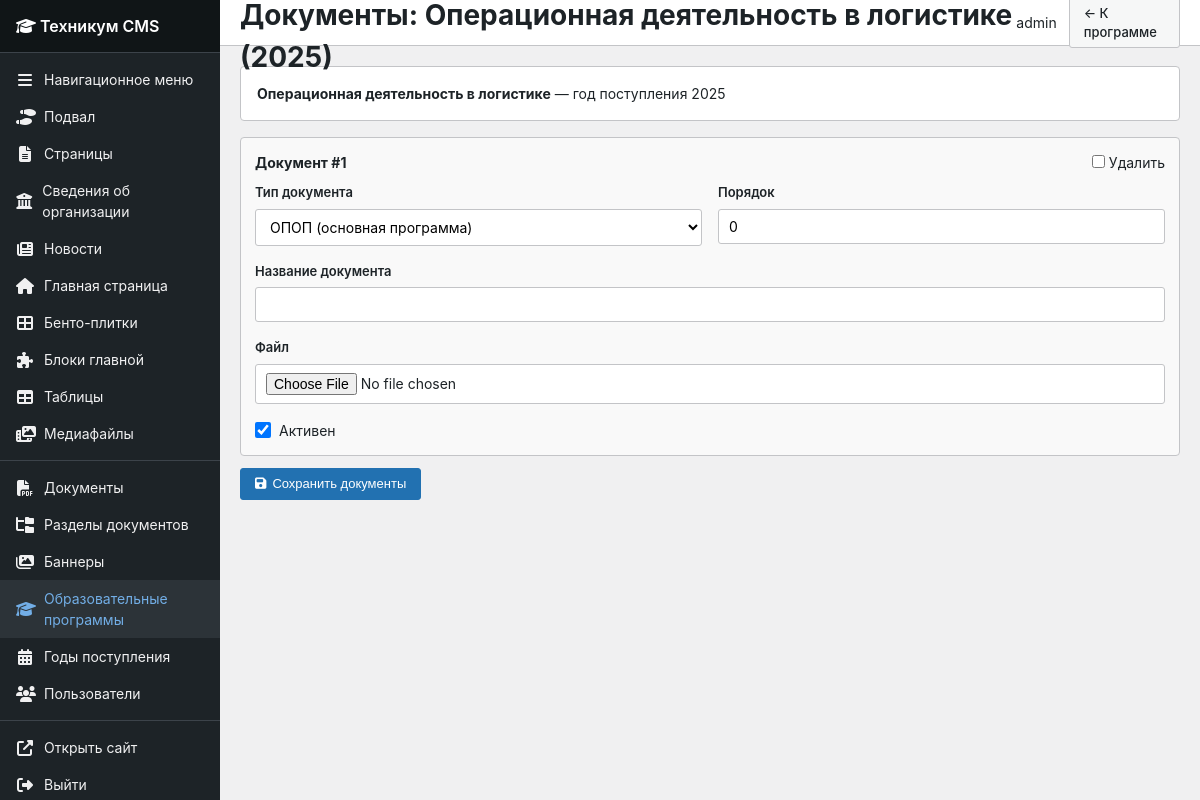
Screenshot of /panel/programs/year/2/docs/ (signed in) with the database file from the repository.
### cms/models.py (models this page shows, shortened)
class EducationalProgram(models.Model):
    page = models.ForeignKey(
        Page,
        on_delete=models.CASCADE,
        related_name='edu_programs',
        verbose_name='Страница',
        null=True, blank=True
    )
    code = models.CharField('Код специальности', max_length=20, blank=True)
    title = models.CharField('Название специальности', max_length=300)
    qualification = models.CharField('Квалификация', max_length=200, blank=True)
    duration = models.CharField('Срок обучения', max_length=100, blank=True)
    form = models.CharField('Форма обучения', max_length=100, blank=True, default='Очная')
    icon = models.CharField(
        'Иконка FontAwesome',
        max_length=100,
        default='fas fa-graduation-cap',
        blank=True,
        help_text='Например: fas fa-calculator',
    )
    description = models.TextField('Описание (для карточки)', blank=True)
    image = models.ImageField('Изображение', upload_to='programs/', blank=True)
    show_on_homepage = models.BooleanField('Показывать на главной', default=True)
    order = models.IntegerField('Порядок', default=0)
    is_active = models.BooleanField('Активна', default=True)
    class Meta:
        verbose_name = 'Образовательная программа'
        verbose_name_plural = 'Образовательные программы'
        ordering = ['order', 'code']

class AdmissionYear(models.Model):
    program = models.ForeignKey(
        EducationalProgram,
        on_delete=models.CASCADE,
        related_name='years',
        verbose_name='Программа'
    )
    year = models.IntegerField('Год поступления')
    order = models.IntegerField('Порядок', default=0)
    is_active = models.BooleanField('Активен', default=True)
    class Meta:
        verbose_name = 'Год поступления'
        verbose_name_plural = 'Годы поступления'
        ordering = ['-year']
        unique_together = [('program', 'year')]

### cms/panel_views.py (the view)
# urls.py: path('programs/year/<int:year_pk>/docs/', panel_views.program_docs, name='program_docs'),
@staff_required
def program_docs(request, year_pk):
    year = get_object_or_404(AdmissionYear, pk=year_pk)
    if request.method == 'POST':
        formset = ProgramDocumentFormSet(request.POST, request.FILES, instance=year)
        if _handle_formset(formset, request):
            messages.success(request, 'Документы программы сохранены')
            return redirect('panel:program_docs', year_pk=year.pk)
    else:
        formset = ProgramDocumentFormSet(instance=year)
    return render(request, 'panel/program_docs_form.html', {
        'formset': formset,
        'year': year,
        'program': year.program,
        'active_menu': 'programs',
        'title': f'Документы: {year.program.title} ({year.year})',
        'back_url': reverse('panel:program_edit', kwargs={'pk': year.program.pk}),
    })

### cms/context_processors.py (called while the page is built)
def _dedupe_root_menu(items):
    items = list(items)
    best = {}
    for item in items:
        key = (item.title or '').strip().casefold()
        if not key:
            continue
        children = item.get_children().filter(is_active=True).count()
        score = (1 if item.page_id else 0, children, -item.order, item.pk)
        prev = best.get(key)
        if prev is None or score > prev[1]:
            best[key] = (item.pk, score)
    keep = {pk for pk, _ in best.values()}
    return [item for item in items if item.pk in keep]

def get_root_menu_items():
    menu_items = MenuItem.objects.filter(
        parent=None, is_active=True
    ).order_by('order', 'title')
    return _dedupe_root_menu(menu_items)

def site_context(request):
    homepage = HomePage.load()
    return {
        'site_settings': homepage,
        'menu_items': get_root_menu_items(),
    }

### cms/models.py (called while the page is built)
    @classmethod
    def load(cls):
        obj, created = cls.objects.get_or_create(pk=1)
        return obj

### cms/panel_views.py (called while the page is built)
def staff_required(view_func):
    decorated = login_required(
        user_passes_test(lambda u: u.is_staff)(view_func)
    )
    return decorated

### templates/panel/program_docs_form.html (shortened to what this page needs)
{% extends 'panel/base.html' %}
{% block topbar_actions %}
<a href="{{ back_url }}" class="btn btn-secondary">← К программе</a>
{% endblock %}
{% block content %}
<div class="wp-card" style="margin-bottom:16px;">
    <div class="wp-card-body">
        <strong>{{ program.title }}</strong> — год поступления {{ year.year }}
    </div>
</div>
<form method="post" enctype="multipart/form-data">
    {% for f in formset %}
    <div class="formset-row">
        <div class="formset-header">
            <strong>Документ #{{ forloop.counter }}</strong>
            {% if f.DELETE %}<label>{{ f.DELETE }} Удалить</label>{% endif %}
        </div>
        <div class="form-row">
            <div class="form-group">
                <label>{{ f.doc_type.label }}</label>
                {{ f.doc_type }}
            </div>
            <div class="form-group">
                <label>{{ f.order.label }}</label>
                {{ f.order }}
            </div>
        </div>
        <div class="form-group">
            <label>{{ f.title.label }}</label>
            {{ f.title }}
        </div>
        <div class="form-group">
            <label>{{ f.file.label }}</label>
            {{ f.file }}
        </div>
        <div class="form-check">{{ f.is_active }} <label>{{ f.is_active.label }}</label></div>
    </div>
    {% endfor %}
    <button type="submit" class="btn btn-primary"><i class="fas fa-save"></i> Сохранить документы</button>
</form>
{% endblock %}

### templates/panel/base.html (shortened to what this page needs)
{% load static %}
<!DOCTYPE html>
<html lang="ru">
<head>
    <link rel="stylesheet" href="https://cdnjs.cloudflare.com/ajax/libs/font-awesome/6.4.0/css/all.min.css">
    <link rel="stylesheet" href="{% static 'panel/admin.css' %}">
</head>
<body class="{% block body_class %}{% endblock %}">
<div class="wp-admin">
    <aside class="wp-sidebar" id="wp-sidebar">
        <div class="wp-sidebar-logo">
            <a href="{% url 'panel:dashboard' %}"><i class="fas fa-graduation-cap"></i> <span>Техникум CMS</span></a>
        </div>
        <ul class="wp-menu">
            <li class="wp-menu-item {% if active_menu == 'menu' %}active{% endif %}">
                <a href="{% url 'panel:menu_list' %}"><i class="fas fa-bars"></i> <span>Навигационное меню</span></a>
            </li>
            <li class="wp-menu-item {% if active_menu == 'footer' %}active{% endif %}">
                <a href="{% url 'panel:footer' %}"><i class="fas fa-shoe-prints"></i> <span>Подвал</span></a>
            </li>
            <li class="wp-menu-item {% if active_menu == 'pages' %}active{% endif %}">
                <a href="{% url 'panel:page_list' %}"><i class="fas fa-file-lines"></i> <span>Страницы</span></a>
            </li>
            <li class="wp-menu-item {% if active_menu == 'organization' %}active{% endif %}">
                <a href="{% url 'panel:organization_hub' %}"><i class="fas fa-building-columns"></i> <span>Сведения об организации</span></a>
            </li>
            <li class="wp-menu-item {% if active_menu == 'news' %}active{% endif %}">
                <a href="{% url 'panel:news_list' %}"><i class="fas fa-newspaper"></i> <span>Новости</span></a>
            </li>
            <li class="wp-menu-item {% if active_menu == 'homepage' %}active{% endif %}">
                <a href="{% url 'panel:homepage' %}"><i class="fas fa-house"></i> <span>Главная страница</span></a>
            </li>
            <li class="wp-menu-item {% if active_menu == 'quicklinks' %}active{% endif %}">
                <a href="{% url 'panel:quicklink_list' %}"><i class="fas fa-th-large"></i> <span>Бенто-плитки</span></a>
            </li>
            <li class="wp-menu-item {% if active_menu == 'homeblocks' %}active{% endif %}">
                <a href="{% url 'panel:homeblock_list' %}"><i class="fas fa-puzzle-piece"></i> <span>Блоки главной</span></a>
            </li>
            <li class="wp-menu-item {% if active_menu == 'tables' %}active{% endif %}">
                <a href="{% url 'panel:table_list' %}"><i class="fas fa-table"></i> <span>Таблицы</span></a>
            </li>
            <li class="wp-menu-item {% if active_menu == 'media' %}active{% endif %}">
                <a href="{% url 'panel:media' %}"><i class="fas fa-photo-film"></i> <span>Медиафайлы</span></a>
            </li>
            <li class="wp-menu-separator"></li>
            <li class="wp-menu-item {% if active_menu == 'documents' %}active{% endif %}">
                <a href="{% url 'panel:document_list' %}"><i class="fas fa-file-pdf"></i> <span>Документы</span></a>
            </li>
            <li class="wp-menu-item {% if active_menu == 'docsections' %}active{% endif %}">
                <a href="{% url 'panel:docsection_list' %}"><i class="fas fa-folder-tree"></i> <span>Разделы документов</span></a>
            </li>
            <li class="wp-menu-item {% if active_menu == 'banners' %}active{% endif %}">
                <a href="{% url 'panel:banner_list' %}"><i class="fas fa-images"></i> <span>Баннеры</span></a>
            </li>
            <li class="wp-menu-item {% if active_menu == 'programs' %}active{% endif %}">
                <a href="{% url 'panel:program_list' %}"><i class="fas fa-graduation-cap"></i> <span>Образовательные программы</span></a>
            </li>
            <li class="wp-menu-item {% if active_menu == 'admission_years' %}active{% endif %}">
                <a href="{% url 'panel:admission_year_list' %}"><i class="fas fa-calendar-alt"></i> <span>Годы поступления</span></a>
            </li>
            {% if request.user.is_superuser %}
            <li class="wp-menu-item {% if active_menu == 'users' %}active{% endif %}">
                <a href="{% url 'panel:user_list' %}"><i class="fas fa-users"></i> <span>Пользователи</span></a>
            </li>
            {% endif %}
            <li class="wp-menu-separator"></li>
            <li class="wp-menu-item">
                <a href="/" target="_blank"><i class="fas fa-external-link-alt"></i> <span>Открыть сайт</span></a>
            </li>
            <li class="wp-menu-item">
                <a href="{% url 'panel:logout' %}"><i class="fas fa-right-from-bracket"></i> <span>Выйти</span></a>
            </li>
        </ul>
    </aside>
    <div class="wp-main">
        <header class="wp-topbar">
            <div class="wp-topbar-left">
                <h1>{{ title|default:"Панель управления" }}</h1>
            </div>
            <div class="wp-topbar-actions">
                <span>{{ request.user.get_full_name|default:request.user.username }}</span>
                {% block topbar_actions %}{% endblock %}
            </div>
        </header>
        <div class="wp-content">
            {% block content %}{% endblock %}
        </div>
    </div>
</div>
</body>
</html>

### static/panel/admin.css (style rules this page uses)
:root { --wp-sidebar: #1d2327; --wp-sidebar-hover: #2c3338; --wp-accent: #2271b1; --wp-accent-hover: #135e96; --wp-green: #00a32a; --wp-border: #c3c4c7; --wp-bg: #f0f0f1; --wp-text: #1d2327; --wp-muted: #646970; --sidebar-width: 220px; --topbar-height: 46px; }
* { margin: 0; padding: 0; box-sizing: border-box; }
body { font-family: -apple-system, BlinkMacSystemFont, "Segoe UI", Roboto, Oxygen-Sans, Ubuntu, Cantarell, "Helvetica Neue", sans-serif; font-size: 14px; color: var(--wp-text); background: var(--wp-bg); line-height: 1.5; }
a { color: var(--wp-accent); text-decoration: none; }
.wp-admin { display: flex; min-height: 100vh; }
.wp-sidebar { width: var(--sidebar-width); background: var(--wp-sidebar); color: #f0f0f1; position: fixed; top: 0; left: 0; bottom: 0; overflow-y: auto; z-index: 100; }
.wp-sidebar-logo { padding: 14px 16px; font-size: 16px; font-weight: 600; border-bottom: 1px solid #3c434a; background: #101517; }
.wp-sidebar-logo a { color: #fff; }
.wp-menu { list-style: none; padding: 8px 0; }
.wp-menu-item a { display: flex; align-items: center; gap: 10px; padding: 8px 16px; color: #f0f0f1; transition: background 0.15s; }
.wp-menu-item a:hover, .wp-menu-item.active a { background: var(--wp-sidebar-hover); color: #72aee6; }
.wp-menu-item i { width: 18px; text-align: center; font-size: 16px; }
.wp-menu-separator { height: 1px; background: #3c434a; margin: 8px 0; }
.wp-main { flex: 1; margin-left: var(--sidebar-width); min-height: 100vh; }
.wp-topbar { height: var(--topbar-height); background: #fff; border-bottom: 1px solid var(--wp-border); display: flex; align-items: center; justify-content: space-between; padding: 0 20px; position: sticky; top: 0; z-index: 50; }
.wp-topbar-actions { display: flex; align-items: center; gap: 12px; }
.wp-content { padding: 20px; max-width: 1200px; }
.wp-card { background: #fff; border: 1px solid var(--wp-border); border-radius: 4px; margin-bottom: 20px; }
.wp-card-body { padding: 16px; }
.btn { display: inline-flex; align-items: center; gap: 6px; padding: 6px 14px; border: 1px solid transparent; border-radius: 3px; font-size: 13px; font-weight: 500; cursor: pointer; text-decoration: none; line-height: 1.4; transition: all 0.15s; }
.btn-primary { background: var(--wp-accent); color: #fff; border-color: var(--wp-accent); }
.btn-secondary { background: #f6f7f7; color: var(--wp-text); border-color: var(--wp-border); }
.form-group { margin-bottom: 16px; }
.form-group label { display: block; margin-bottom: 6px; font-weight: 600; font-size: 13px; }
.form-control, .form-select { width: 100%; padding: 8px 10px; border: 1px solid var(--wp-border); border-radius: 3px; font-size: 14px; font-family: inherit; background: #fff; }
.form-check { display: flex; align-items: center; gap: 8px; }
.form-check-input { width: 16px; height: 16px; }
.form-row { display: grid; grid-template-columns: 1fr 1fr; gap: 16px; }
.formset-row { border: 1px solid var(--wp-border); border-radius: 4px; padding: 14px; margin-bottom: 12px; background: #f9f9f9; }
.formset-header { display: flex; justify-content: space-between; align-items: center; margin-bottom: 10px; }

### rows the page displays
EducationalProgram: title "Операционная деятельность в логистике"
AdmissionYear: year "2025"

### other values shown
{{ title|default:"Панель управления" }} "Документы: Операционная деятельность в логистике (2025)"
{{ request.user.get_full_name|default:request.user.username }} "admin"
{{ f.doc_type.label }} "Тип документа"
{{ f.order.label }} "Порядок"
{{ f.title.label }} "Название документа"
{{ f.file.label }} "Файл"
{{ f.is_active.label }} "Активен"
